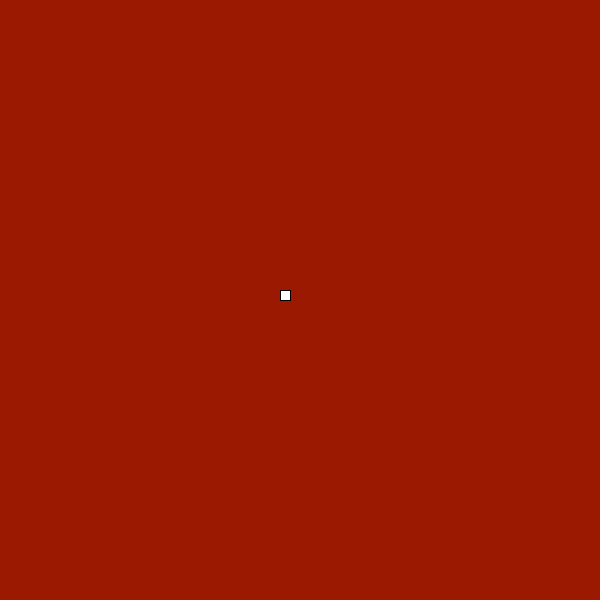
Frame 1 (no input)
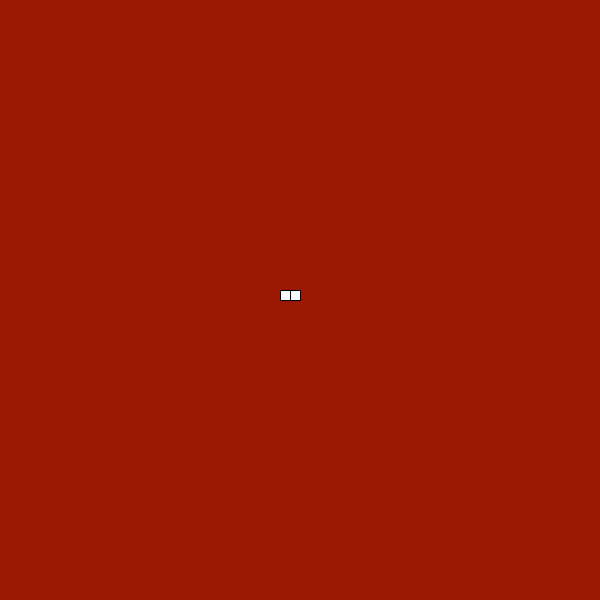
Frame 60 (the mouse pressed at the canvas centre just before this capture)
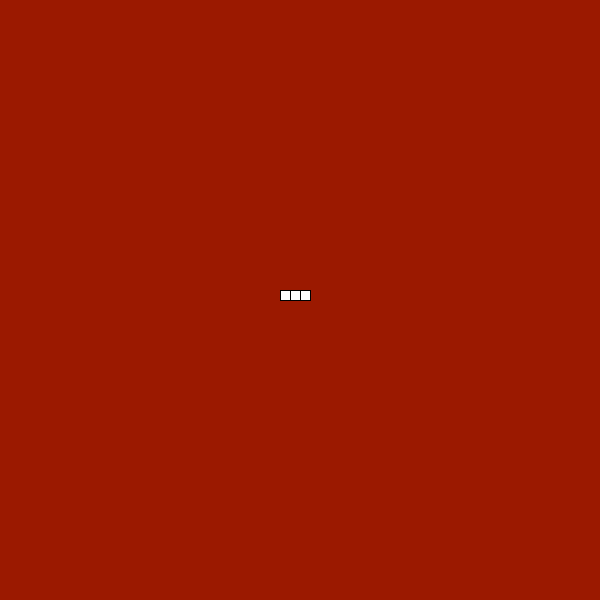
Frame 120 (the mouse held since frame 60 and released just before this capture)

The Processing sketch that drew these frames (run headless with seeded random() and noise(); from frame 60 on, the mouse is pressed at the canvas centre):

// Processing sketch: clock
// ── clock.pde
void setup(){
size(600,600);
background(155, 25, 0);
}

void draw(){
rect(second()*10, minute()*10, 10, 10);
}
